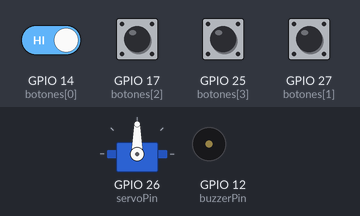
Bench run of a program on a simulated ESP32. On the bench: servo, buzzer (waves = sounding). Inputs (shaded band) come from the test bench; at power-on: GPIO 14 (botones[0]), GPIO 17 (botones[2]), GPIO 25 (botones[3]), GPIO 27 (botones[1]) HIGH. WiFi joins after 1.5 s; servers stay silent unless stated; random numbers use the default seed unless the program sets one; no MQTT or app messages arrive unless stated; what the program prints to the serial monitor is not drawn.

Above: at 4.0 s.
4.1 s: GPIO 25 (botones[3]) pulled LOW for 1 s
At 5.7 s:
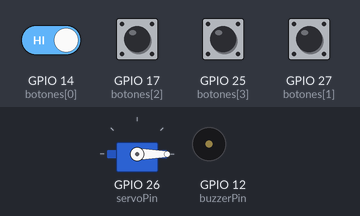
7.8 s: GPIO 14 (botones[0]) driven LOW and GPIO 25 (botones[3]) driven LOW
At 10.4 s:
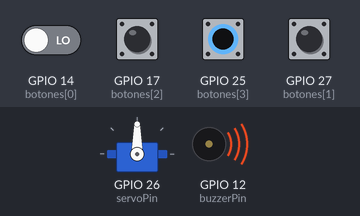
Timing chart, 0 to 12.0 s (numbered marks = the images above; inputs shaded):
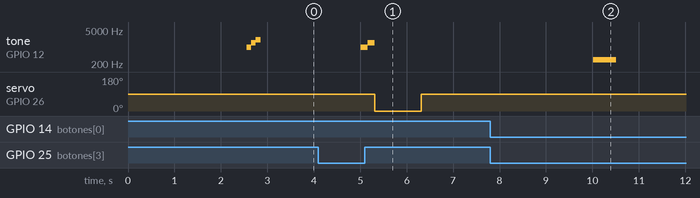

Measured:
- after the input at 4.1 s, tone on GPIO 12 (buzzerPin): silent → 1000 Hz after 0.91 s, → 1500 Hz 0.15 s later, → silent 0.15 s later; servo on GPIO 26 (servoPin): 90° → 0° after 1.2 s, → 90° 1.0 s later
- after the input at 7.8 s, tone on GPIO 12 (buzzerPin): silent → 300 Hz after 2.2 s, → silent 0.50 s later

The program:

main.cpp
```cpp
#include <Arduino.h>
#include <ESP32Servo.h>
#include <WiFi.h>
#include <PubSubClient.h>
#include <ArduinoJson.h>


//Configuración WiFi y MQTT
#define WIFI_SSID  "J ARIAS -2.4G"
#define WIFI_PASS  "Barra3126"

#define MQTT_HOST  "broker.emqx.io"
#define MQTT_PORT  1883

#define SERIAL_NUMBER "REW-001"
#define CLIENT_ID "reward-REW-001-esp32"

#define DEVICE_TYPE "reward_dispenser"

#define TOPIC_TELEMETRY  "smartpethome/devices/" SERIAL_NUMBER "/telemetry"
#define TOPIC_STATUS     "smartpethome/devices/" SERIAL_NUMBER "/status"
#define TOPIC_COMMAND    "smartpethome/devices/" SERIAL_NUMBER "/command"
#define TOPIC_ACK        "smartpethome/devices/" SERIAL_NUMBER "/ack"

Servo servoMotor;
WiFiClient wifiClient;
PubSubClient mqttClient(wifiClient);


// Botones
const int botones[4] = {14, 27, 17, 25};

// Buzzer y Servo
const int buzzerPin = 12;
const int servoPin = 26;

// Canal PWM para buzzer
const int buzzerChannel = 0;

int botonGanador;
int premiosEntregados = 0;
int maxPremios = 20;


//limite de premios a entregar
unsigned long ultimoIntento = 0;
unsigned long tiempoEsperaMs = 5000;

unsigned long lastTelemetryMs = 0;
unsigned long lastStatusMs = 0;

#define TELEMETRY_INTERVAL_MS 5000UL
#define STATUS_INTERVAL_MS 10000UL

void publishStatus(const char* statusStr) {

    StaticJsonDocument<128> doc;

    doc["serial_number"] = SERIAL_NUMBER;
    doc["status"] = statusStr;

    char buffer[128];

    serializeJson(doc, buffer);

    mqttClient.publish(TOPIC_STATUS, buffer);
}

void publishAck(
    const char* commandId,
    const char* status,
    const char* message) {

    StaticJsonDocument<256> doc;

    doc["command_id"] = commandId;
    doc["status"] = status;
    doc["message"] = message;

    char buffer[256];

    serializeJson(doc, buffer);

    mqttClient.publish(TOPIC_ACK, buffer);
}

void publishTelemetry() {

    StaticJsonDocument<256> doc;

    doc["serial_number"] = SERIAL_NUMBER;
    doc["device_type"] = DEVICE_TYPE;

    JsonObject data = doc.createNestedObject("data");

    data["rewards_given"] = premiosEntregados;
    data["max_rewards"] = maxPremios;
    data["cooldown_ms"] = tiempoEsperaMs;

    char buffer[256];

    serializeJson(doc, buffer);

    mqttClient.publish(TOPIC_TELEMETRY, buffer);

    Serial.println("[MQTT] Telemetry enviada");
}

void publishEvent(const char* eventName) {

    StaticJsonDocument<128> doc;

    doc["serial_number"] = SERIAL_NUMBER;
    doc["event"] = eventName;

    char buffer[128];

    serializeJson(doc, buffer);

    mqttClient.publish(TOPIC_TELEMETRY, buffer);
}

void connectWifi() {

    Serial.printf("[WiFi] Conectando a %s", WIFI_SSID);

    WiFi.begin(WIFI_SSID, WIFI_PASS);

    while (WiFi.status() != WL_CONNECTED) {

        delay(500);
        Serial.print(".");
    }

    Serial.println();
    Serial.println("[WiFi] Conectado");
}

void connectMqtt() {

    mqttClient.setServer(MQTT_HOST, MQTT_PORT);

    while (!mqttClient.connected()) {

        Serial.print("[MQTT] Conectando...");

        if (mqttClient.connect(CLIENT_ID)) {

            Serial.println(" OK");

            mqttClient.subscribe(TOPIC_COMMAND);

            publishStatus("online");

        } else {

            Serial.println(" fallo");

            delay(3000);
        }
    }
}

void handleCommand(const char* payload, unsigned int length) {

    StaticJsonDocument<256> doc;

    if (deserializeJson(doc, payload, length)) {
        return;
    }

    const char* command =
        doc["command"] | "";

    const char* commandId =
        doc["command_id"] | "unknown";

    if (strcmp(command, "set_reward_limit") == 0) {

        maxPremios =
            doc["params"]["max_rewards"] | maxPremios;

        publishAck(
            commandId,
            "ok",
            "Reward limit updated");
    }  else if (strcmp(command, "set_cooldown") == 0) {

        tiempoEsperaMs =
            doc["params"]["cooldown_ms"] | tiempoEsperaMs;

        publishAck(
            commandId,
            "ok",
            "Cooldown updated");
    } else if (strcmp(command, "reset_daily_limit") == 0) {

        premiosEntregados = 0;

        publishAck(
            commandId,
            "ok",
            "Counter reset");
    } else if (strcmp(command, "get_status") == 0) {

        publishStatus("online");
        publishTelemetry();

        publishAck(
            commandId,
            "ok",
            "Status sent");
    }
}

void mqttCallback(char* topic, byte* payload, unsigned int length) {

    if (strcmp(topic, TOPIC_COMMAND) == 0) {

        handleCommand(
            (const char*)payload,
            length);
    }
}

void sonidoPremio() {

    ledcWriteTone(buzzerChannel, 1000);
    delay(150);

    ledcWriteTone(buzzerChannel, 1500);
    delay(150);

    ledcWriteTone(buzzerChannel, 0);
}

void sonidoInicio() {

    ledcWriteTone(buzzerChannel, 1000);
    delay(100);

    ledcWriteTone(buzzerChannel, 1500);
    delay(100);

    ledcWriteTone(buzzerChannel, 2000);
    delay(100);

    ledcWriteTone(buzzerChannel, 0);
}

void sonidoError() {

    ledcWriteTone(buzzerChannel, 300);
    delay(500);

    ledcWriteTone(buzzerChannel, 0);
}

void setup() {

    Serial.begin(115200);

    for (int i = 0; i < 4; i++) {
        pinMode(botones[i], INPUT_PULLUP);
    }

    // Configuración buzzer
    ledcSetup(buzzerChannel, 2000, 8);
    ledcAttachPin(buzzerPin, buzzerChannel);

    // Servo
    servoMotor.attach(servoPin);
    servoMotor.write(90);
    delay(1000);

    ledcWriteTone(buzzerChannel, 0);

    randomSeed(micros());

    botonGanador = random(0, 4);


    connectWifi();
    mqttClient.setCallback(mqttCallback);
    connectMqtt();

    Serial.println("Sistema iniciado");
    Serial.print("Boton ganador: ");
    Serial.println(botonGanador + 1);

    sonidoInicio();
}

void dispensarPremio() {

    sonidoPremio();

    servoMotor.attach(servoPin);
    servoMotor.write(0);
    delay(1000);

    premiosEntregados++;
    publishEvent("reward_dispensed");

    Serial.print("Premio entregado. Total: ");
    Serial.println(premiosEntregados);

    botonGanador = random(0, 4);

    Serial.print("Nuevo boton ganador: ");
    Serial.println(botonGanador + 1);

    servoMotor.write(90);
    delay(500);
    servoMotor.detach();

    ledcWriteTone(buzzerChannel, 0);
}

void loop() {

    if (WiFi.status() != WL_CONNECTED) {
        connectWifi();
    }

    if (!mqttClient.connected()) {
        connectMqtt();
    }

    mqttClient.loop();

    for (int i = 0; i < 4; i++) {

        if (digitalRead(botones[i]) == LOW) {

            delay(50); // debounce

            if (digitalRead(botones[i]) == LOW) {

                if (millis() - ultimoIntento < tiempoEsperaMs) {

                    Serial.println("Cooldown activo");

                    continue;
                }

                ultimoIntento = millis();

                Serial.print("Boton ");
                Serial.print(i + 1);
                Serial.println(" presionado");
                publishEvent("attempt");

                if (premiosEntregados >= maxPremios) {

                    Serial.println("Limite alcanzado");
                    publishEvent("limit_reached");
                    sonidoError();

                } else {

                    if (i == botonGanador) {

                        publishEvent("winner_button");
                        Serial.println("BOTON GANADOR");
                        dispensarPremio();

                    } else {

                        publishEvent("incorrect_button");
                        Serial.println("Boton incorrecto");
                        sonidoError();
                    }
                }

                while (digitalRead(botones[i]) == LOW) {
                    delay(10);
                }
            }
        }
    }

    unsigned long now = millis();

    if (now - lastTelemetryMs >= TELEMETRY_INTERVAL_MS) {

        lastTelemetryMs = now;

        publishTelemetry();
    }

    if (now - lastStatusMs >= STATUS_INTERVAL_MS) {

        lastStatusMs = now;

        publishStatus("online");
    }
}
```
